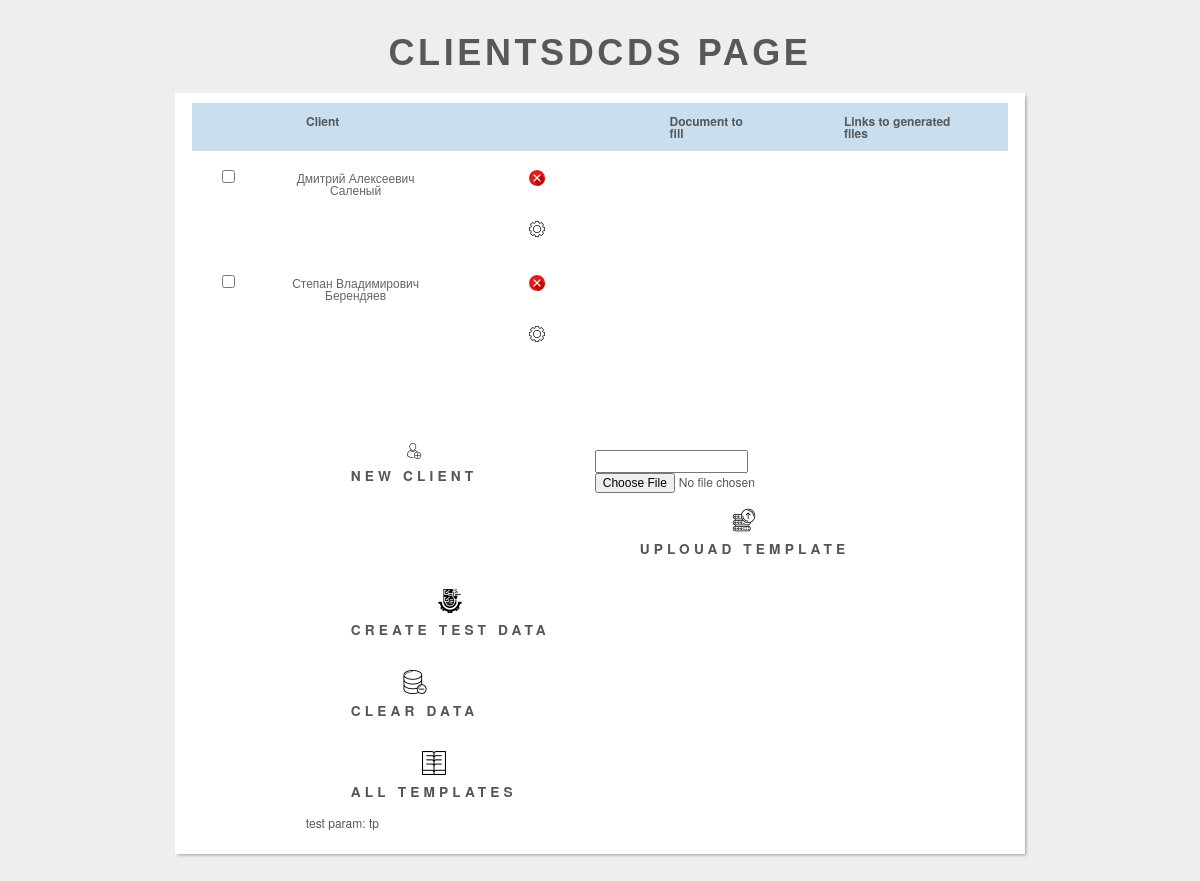
The app's page /clients/, older data.
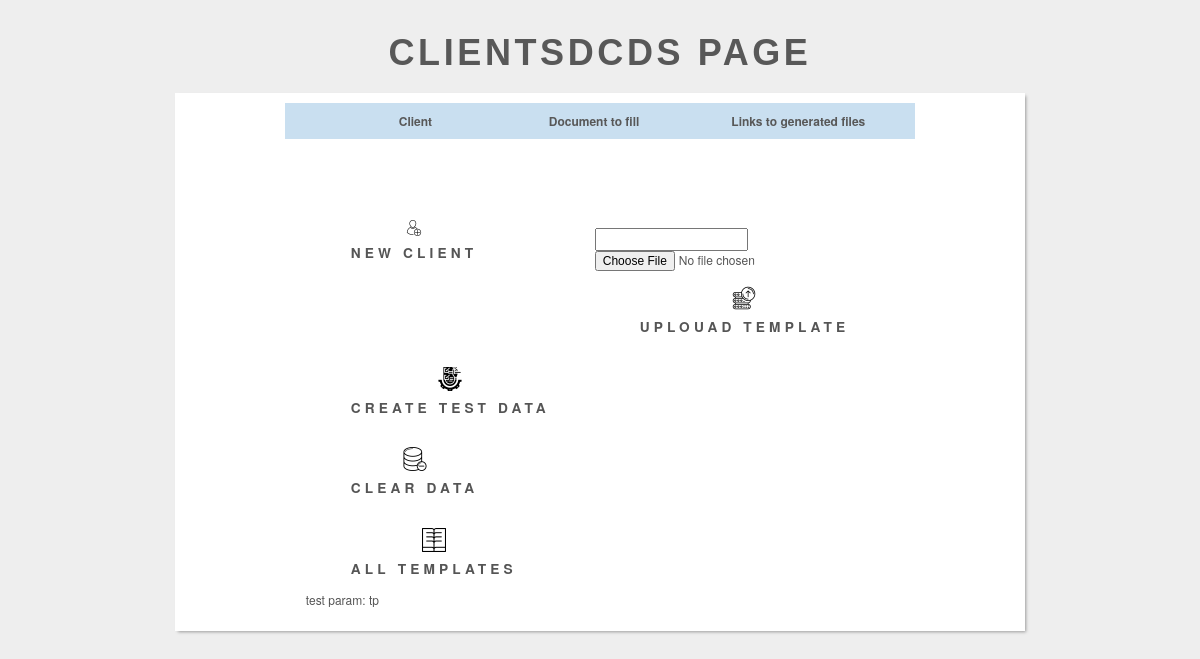
The same page, newer data.
### clients/models.py (models this page shows)
class Client(models.Model):
	first_name = models.CharField(max_length=30, default='Иван')
	part_name = models.CharField(max_length=30, default='Иванович')
	last_name = models.CharField(max_length=30, default='Иванов')
	position = models.CharField(max_length=300, default='Инженер')
	phone_number = models.CharField(max_length=12, default='89276976453')
	email = models.EmailField(max_length=100, default='ivan@gmail.com')

### clients/views.py (the view)
# urls.py: path('clients/', allClients),
def allClients(request, test_param="tp"):
    view_params['all_clients'] = Client.objects.all()
    view_params['all_docs'] = Document.objects.all()
    view_params['all_clients_files'] = ClientsFile.objects.all()
    view_params['p_table'] = 'clients'
    view_params['page_title'] = 'Clientsdcds page'
    return render(request, 'index.html', view_params);

### templates/index.html (shortened to what this page needs)
<!DOCTYPE html>
<html>
<head>
  <link rel="stylesheet" href="/static/css/bootstrap.css">
  <link rel="stylesheet" href="/static/css/bootstrap-select.min.css">
  <link rel="stylesheet" href="/static/css/font-awesome.min.css">
  <link rel="stylesheet" href="/static/css/animate.css">
  <link rel="stylesheet" href="/static/css/owl.carousel.css">
  <link rel="stylesheet" href="/static/css/jquery.mCustomScrollbar.min.css">
  <link rel="stylesheet" href="/static/css/style.css">
</head>
<body>
{% load staticfiles %}
    <link href="{% static 'css/clients_table.css' %}" rel="stylesheet" type="text/css" >
    <link rel="stylesheet" href="https://cdnjs.cloudflare.com/ajax/libs/font-awesome/4.7.0/css/font-awesome.min.css">
<h1>{{page_title}}</h1>
 <div id="wrapper">
     {% if p_table == 'clients' %}
        {% include 'clients.html' %}
     {% endif %}
{% include 'clients_button.html' %}
</div>
</body>
</html>

### templates/clients.html (shortened to what this page needs)
<table id="keywords" cellspacing="0" cellpadding="0">
    <thead>
    <tr>
        <th></th>
        <th colspan="2" width="150px"><span> Client </span></th>
        <th rowspan="{{ all_clients.count }}"><span> Document to fill</span></th>
        <th><span> Links to generated files </span></th>
    </tr>
    </thead>
    {% for p_client in all_clients %}
        {% if forloop.first %}
            <form action="/clientForm/{{ p_client.id }}" method="POST" style="display:inline;" id="clientForm">
                <td>
                    <input type="checkbox" name="cl_checked" value="{{ p_client.id }}">
                </td>
                <td>
                    <a href="/clientInfo/{{ p_client.id }}">
                        {{ p_client.first_name }} {{ p_client.part_name }} {{ p_client.last_name }}
                    </a>
                </td>
                <td style="display: inherit;">
                    {% load staticfiles %}
                    <button class="btn" name="sbm" value="Delete"><img src="{% static 'img/x-button.png' %}"/>
                    </button>
                    <button class="btn" name="sbm" value="Edit"><img src="{% static 'img/edit_icon.png' %}"/>
                    </button>
                </td>
            </form>
            <td rowspan="0"  max-width="40%">
            </td>
            <td>
                {% for client_file in all_clients_files %}
                    {% if client_file.client.id == p_client.id %}
                            {% load static %}
                    {% endif %}
                {% endfor %}
            </td>
        {% else %}
            <form action="/clientForm/{{ p_client.id }}" method="POST" style="display:inline;">
                <td>
                    <input type="checkbox" name="cl_checked" value="{{ p_client.id }}">
                </td>
                <td>
                    <a href="/clientInfo/{{ p_client.id }}">
                        {{ p_client.first_name }} {{ p_client.part_name }} {{ p_client.last_name }}
                    </a>
                </td>
                <td style="display: inherit;">
                    {% load staticfiles %}
                    <button class="btn" name="sbm" value="Delete"><img src="{% static 'img/x-button.png' %}"/>
                    </button>
                    <button class="btn" name="sbm" value="Edit"><img src="{% static 'img/edit_icon.png' %}"/>
                    </button>
                </td>
            </form>
            <td>
                {% for client_file in all_clients_files %}
                    {% if client_file.client.id == p_client.id %}
                            {% load static %}
                    {% endif %}
                {% endfor %}
            </td>
        {% endif %}
    {% endfor %}
</table>

### templates/clients_button.html (shortened to what this page needs)
{% load staticfiles %}
<table id="keywords" cellspacing="0" cellpadding="0">
    <tr>
        <th>
    <span>
	  <form action="/addClient/" method="POST">{% csrf_token %}
          <button class="btn" name="sbm" value="Add Client"><img src="{% static 'img/add_user.png' %}"/>
          <p>New Client</p>
          </button>
      </form>
	</span>
        </th>
        <th>
    <span>
    <form action="/uploadTemplate/" method="POST" enctype="multipart/form-data">{% csrf_token %}
        <input type="text" name="tmp_name" id="id_tmp_name"/>
        <input type="file" name="template"/>
        <button class="btn" name="sbm" value="Uplouad Template"><img src="{% static 'img/upload.png' %}"/><p>Uplouad Template</p></button>
      </form>
  </span>
        </th>
    </tr>
    <tr>
        <th>
    <span>
	  <form action="/createTestData/" method="POST">{% csrf_token %}
      <button class="btn" name="sbm" value="Create test data"><img src="{% static 'img/test.png' %}"/><p>Create test data</p></button>
      </form>
	</span>
        </th>
    </tr>
    <tr>
        <th>
    <span>
	  <form action="/clearData/" method="POST">{% csrf_token %}
          <button class="btn" name="sbm" value="Clear data"><img src="{% static 'img/clean-database.png' %}"/><p>Clear data</p></button>
      </form>
	</span>
        </th>
    </tr>
    <tr>
        <th>
    <span>
        {% if p_table == 'clients' %}
            <form action="/templates/" method="POST">{% csrf_token %}
      <button class="btn" name="sbm" value="All Templates"><img
                         src="{% static 'img/bible.png' %}"/><p>All Templates</p></button>
            </form>
        {% endif %}
	</span>
        </th>
    </tr>
    <tr>
        <button class="btn btn-default" name="test btn" type="button"> test button</button>
        <th><span> test param: {{ test_param }}</span></th>
    </tr>
</table>

### static/css/style.css (style rules this page uses)
h1,.h1,h2,.h2,h3,.h3,h4,.h4,h5,.h5,h6,.h6 { line-height:1;letter-spacing:.2em;margin-top:0;margin-bottom:32px;text-transform:uppercase }
h1,.h1 { font-weight:300;letter-spacing:.1em }
p { margin-bottom:30px }
p:last-child { margin-bottom:0 }
img { height:auto;max-width:100% }
.btn { font-size:12px;font-size:.85714rem;line-height:1.6;letter-spacing:.3em;padding:15px 45px 14px;text-transform:uppercase;-webkit-transition:0.2s linear background,0.2s linear border;transition:0.2s linear background,0.2s linear border }
html { height:100%;font-size:14px;word-wrap:break-word }
body { color:#000;font-family:"Raleway",sans-serif;font-size:14px;font-weight:400;height:100%;line-height:2.2;min-width:320px;overflow-x:hidden;position:relative }

### static/css/clients_table.css (style rules this page uses)
.btn { background-color: DodgerBlue; border: none; cursor: pointer; display: block; display: inline; background: transparent; }
html, body, div, span, applet, object, iframe, h1, h2, h3, h4, h5, h6, p, blockquote, pre, a, abbr, acronym, address, big, cite, code, del, dfn, em, img, ins, kbd, q, s, samp, small, strike, strong, sub, sup, tt, var, b, u, i, center, dl, dt, dd, ol, ul, li, fieldset, form, label, legend, table, caption, tbody, tfoot, thead, tr, th, td, article, aside, canvas, details, embed, figure, figcaption, footer, header, hgroup, menu, nav, output, ruby, section, summary, time, mark, audio, video { margin: 0; padding: 0; border: 0; font-size: 100%; font: inherit; vertical-align: baseline; outline: none; -webkit-font-smoothing: antialiased; -webkit-text-size-adjust: 100%; -ms-text-size-adjust: 100%; -webkit-box-sizing: border-box; -moz-box-sizing: border-box; box-sizing: border-box; }
html { overflow-y: scroll; }
body { background: #eee url('https://i.imgur.com/eeQeRmk.png'); font-family: 'Helvetica Neue', Helvetica, Arial, sans-serif; font-size: 62.5%; line-height: 1; color: #585858; padding: 22px 10px; padding-bottom: 55px; }
input, textarea { -webkit-font-smoothing: antialiased; -webkit-text-size-adjust: 100%; -ms-text-size-adjust: 100%; -webkit-box-sizing: border-box; -moz-box-sizing: border-box; box-sizing: border-box; outline: none; }
table { border-collapse: collapse; border-spacing: 0; }
img { border: 0; max-width: 100%; }
h1 { font-family: 'Amarante', Tahoma, sans-serif; font-weight: bold; font-size: 3.6em; line-height: 1.7em; margin-bottom: 10px; text-align: center; }
#wrapper { display: block; width: 850px; background: #fff; margin: 0 auto; padding: 10px 17px; -webkit-box-shadow: 2px 2px 3px -1px rgba(0,0,0,0.35); }
#keywords { margin: 0 auto; font-size: 1.2em; margin-bottom: 15px; }
#keywords thead { cursor: pointer; background: #c9dff0; }
#keywords thead tr th { font-weight: bold; padding: 12px 30px; padding-left: 42px; }
#keywords thead tr th span { padding-right: 20px; background-repeat: no-repeat; background-position: 100% 100%; }
#keywords tbody tr { color: #555; }

Row changes from the older to the newer data that the page shows:
removed Client: first_name "Дмитрий", part_name "Алексеевич", last_name "Саленый"
removed Client: first_name "Степан", part_name "Владимирович", last_name "Берендяев"
